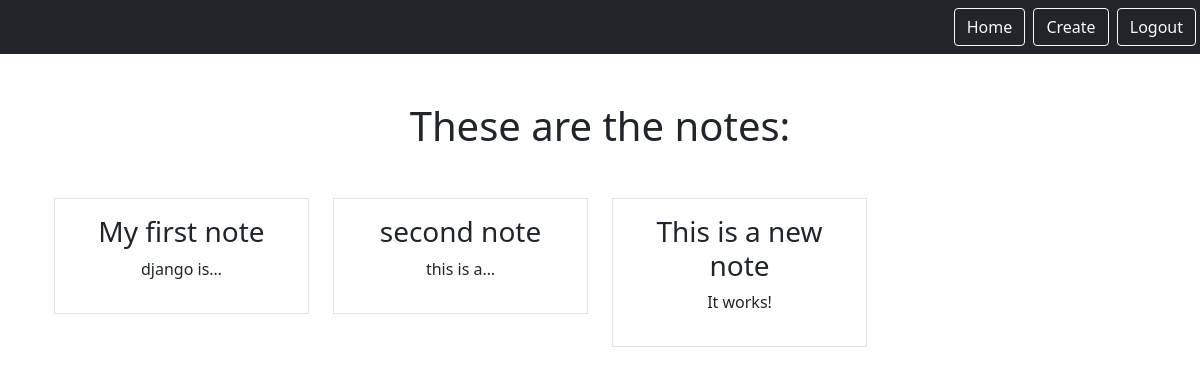
The app's page /smart/notes (signed in), older data.
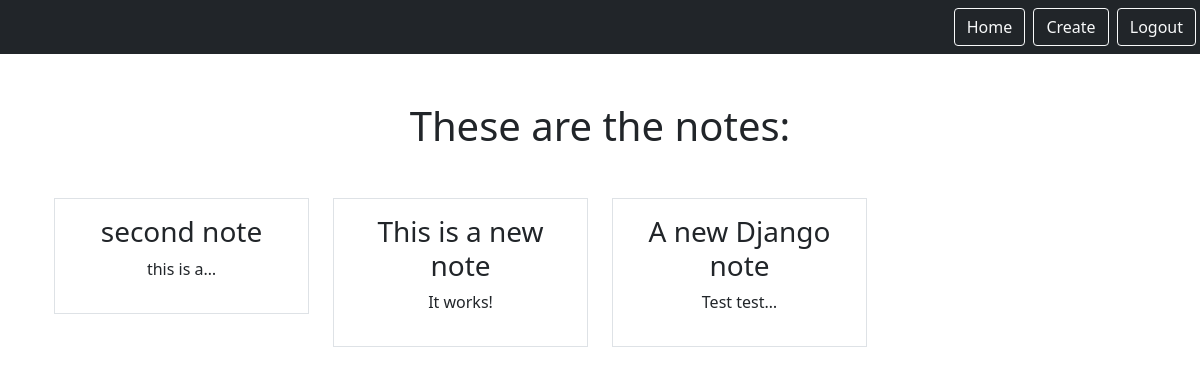
The same page, newer data.
### notes/models.py (models this page shows)
class Notes(models.Model):
    title = models.CharField(max_length=200)
    note = models.TextField()
    created = models.DateTimeField(auto_now_add=True)
    user = models.ForeignKey(User, on_delete=models.CASCADE, related_name="notes")

### notes/views.py (the view)
# urls.py: path('notes', views.NotesListView.as_view(), name="notes.list"),
class NotesListView(LoginRequiredMixin, ListView):
    model = Notes
    context_object_name = 'notes'
    template_name = 'notes/notes_list.html'
    login_url = '/login'
    def get_queryset(self):
        return self.request.user.notes.all()

### notes/templates/notes/notes_list.html
{% extends "base.html" %}
{% block content %}
    <h1 class="my-5">These are the notes:</h1>
    <div class="container">
        <div class="row g-4">
            {% for note in notes %}
                <div class="col-md-3">
                    <div class="p-3 border">
                        <a href="{% url 'notes.detail' pk=note.id %}" class="text-dark text-decoration-none">
                            <h3>{{ note.title }}</h3>
                        </a>
                        <p>{{ note.note|truncatechars:10 }}</p>
                    </div>
                </div>
            {% endfor %}
        </div>
    </div>
{% endblock %}

Row changes from the older to the newer data that the page shows:
removed Notes: title "My first note", note "django is…"
added Notes: title "A new Django note", note "Test test…"
